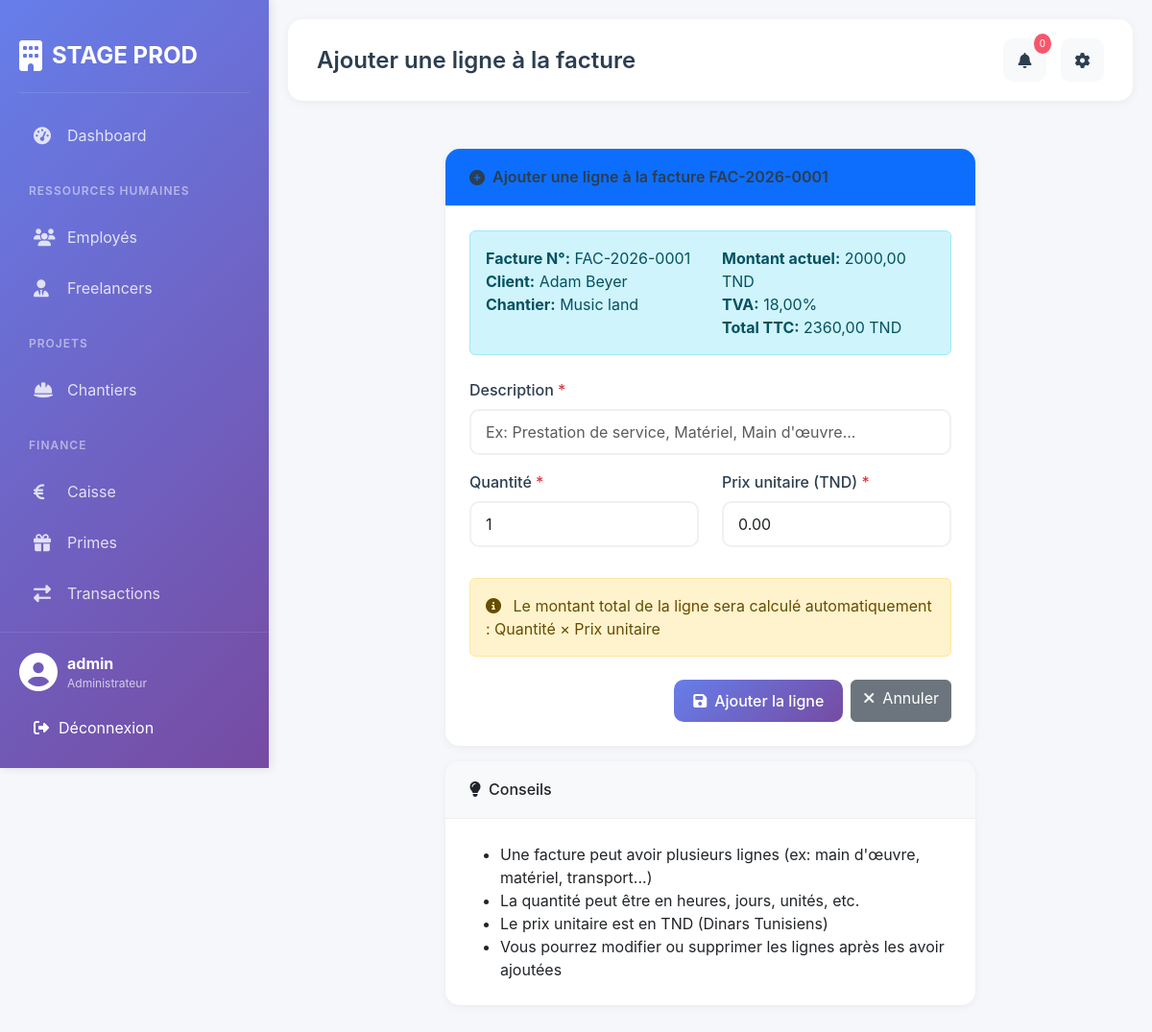
The page /factures/1/lignes/ajouter/ (signed in) on the database its author committed.
### gestion/models.py (models this page shows, shortened)
class Facture(models.Model):
    STATUT_CHOICES = [
        ('BROUILLON', 'Brouillon'),
        ('ENVOYEE', 'Envoyée'),
        ('PAYEE', 'Payée'),
        ('EN_RETARD', 'En retard'),
        ('ANNULEE', 'Annulée'),
    ]
    MODE_PAIEMENT_CHOICES = [
        ('ESPECES', 'Espèces'),
        ('CHEQUE', 'Chèque'),
        ('VIREMENT', 'Virement bancaire'),
        ('CARTE', 'Carte bancaire'),
        ('AUTRE', 'Autre'),
    ]
    numero_facture = models.CharField(max_length=50, unique=True, blank=True)
    chantier = models.ForeignKey(Chantier, on_delete=models.CASCADE, related_name='factures')
    date_emission = models.DateField(auto_now_add=True)  # ← Ce champ est automatique
    date_echeance = models.DateField()
    date_paiement = models.DateField(null=True, blank=True)
    montant_ht = models.DecimalField(max_digits=12, decimal_places=2)
    tva = models.DecimalField(max_digits=5, decimal_places=2, default=20.0)
    montant_ttc = models.DecimalField(max_digits=12, decimal_places=2, blank=True, null=True)
    statut = models.CharField(max_length=20, choices=STATUT_CHOICES, default='BROUILLON')
    mode_paiement = models.CharField(max_length=20, choices=MODE_PAIEMENT_CHOICES, null=True, blank=True)
    client_nom = models.CharField(max_length=200)
    client_adresse = models.TextField()
    client_telephone = models.CharField(max_length=20)
    client_email = models.EmailField()
    societe_nom = models.CharField(max_length=200, default="STAGE PROD")
    societe_adresse = models.TextField(default="123 Rue de l'Entreprise, 75000 Paris")
    societe_telephone = models.CharField(max_length=20, default="01 23 45 67 89")
    societe_email = models.EmailField(default="contact@stageprod.fr")
    societe_siret = models.CharField(max_length=20, default="123 456 789 00012")
    fichier_pdf = models.FileField(upload_to='factures/', blank=True, null=True)
    notes = models.TextField(blank=True, null=True)
    conditions = models.TextField(default="Paiement à réception sous 30 jours")
    created_at = models.DateTimeField(auto_now_add=True)
    updated_at = models.DateTimeField(auto_now=True)
    class Meta:
        ordering = ['-date_emission']

class Chantier(models.Model):
    STATUT_CHOICES = [
        ('EN_COURS', 'En cours'),
        ('TERMINE', 'Terminé'),
        ('ANNULE', 'Annulé'),
        ('PREVU', 'Prévu'),
    ]
    TYPE_CHANTIER_CHOICES = [
        ('CONGRES', 'Congrès'),
        ('FESTIVAL', 'Festival'),
        ('AUTRE', 'Autre'),
    ]
    nom = models.CharField(max_length=200)
    type_chantier = models.CharField(max_length=20, choices=TYPE_CHANTIER_CHOICES)
    description = models.TextField()
    date_debut = models.DateField()
    date_fin = models.DateField()
    lieu = models.CharField(max_length=200)
    client_nom = models.CharField(max_length=200)
    client_telephone = models.CharField(max_length=20)
    client_email = models.EmailField()
    montant_total = models.DecimalField(max_digits=12, decimal_places=2, default=0)
    statut = models.CharField(max_length=20, choices=STATUT_CHOICES, default='PREVU')
    employes = models.ManyToManyField(Employe, through='AffectationChantier')
    freelancers = models.ManyToManyField(Freelancer, through='AffectationFreelancer')
    notes = models.TextField(blank=True)

### gestion/views.py (the view)
# urls.py: path('factures/<int:pk>/lignes/ajouter/', views.ajouter_ligne_facture, name='ajouter_ligne_facture'),
@login_required
def ajouter_ligne_facture(request, pk):
    facture = get_object_or_404(Facture, pk=pk)
    if request.method == 'POST':
        form = LigneFactureForm(request.POST)
        if form.is_valid():
            ligne = form.save(commit=False)
            ligne.facture = facture
            ligne.save()
            total = facture.lignes.aggregate(total=models.Sum('montant'))['total'] or 0
            facture.montant_ht = total
            facture.montant_ttc = total * (1 + facture.tva / 100)
            facture.save()
            messages.success(request, 'Ligne ajoutée avec succès')
            return redirect('detail_facture', pk=facture.pk)
    else:
        form = LigneFactureForm()
    context = {
        'form': form,
        'facture': facture,
    }
    return render(request, 'chantiers/ajouter_ligne_facture.html', context)

### gestion/forms.py
class LigneFactureForm(forms.ModelForm):
    class Meta:
        model = LigneFacture
        fields = ['description', 'quantite', 'prix_unitaire']
        widgets = {
            'description': forms.TextInput(attrs={'class': 'form-control', 'placeholder': 'Description...'}),
            'quantite': forms.NumberInput(attrs={'class': 'form-control', 'step': '0.01', 'min': '0.01'}),
            'prix_unitaire': forms.NumberInput(attrs={'class': 'form-control', 'step': '0.01', 'min': '0'}),
        }

### templates/chantiers/ajouter_ligne_facture.html (shortened to what this page needs)
{% extends 'base.html' %}
{% load crispy_forms_tags %}
{% block page_title %}Ajouter une ligne à la facture{% endblock %}
{% block content %}
<div class="row justify-content-center">
    <div class="col-md-8">
        <div class="card">
            <div class="card-header bg-primary text-white">
                <h5 class="mb-0">
                    <i class="fas fa-plus-circle me-2"></i>
                    Ajouter une ligne à la facture {{ facture.numero_facture }}
                </h5>
            </div>
            <div class="card-body">
                <div class="alert alert-info mb-4">
                    <div class="row">
                        <div class="col-md-6">
                            <strong>Facture N°:</strong> {{ facture.numero_facture }}<br>
                            <strong>Client:</strong> {{ facture.client_nom }}<br>
                            <strong>Chantier:</strong> {{ facture.chantier.nom }}
                        </div>
                        <div class="col-md-6">
                            <strong>Montant actuel:</strong> {{ facture.montant_ht }} TND<br>
                            <strong>TVA:</strong> {{ facture.tva }}%<br>
                            <strong>Total TTC:</strong> {{ facture.montant_ttc }} TND
                        </div>
                    </div>
                </div>
                <form method="post">
                    <div class="row">
                        <div class="col-md-12 mb-3">
                            <label class="form-label">Description <span class="text-danger">*</span></label>
                            <input type="text" name="description" class="form-control"
                                   placeholder="Ex: Prestation de service, Matériel, Main d'œuvre..." required>
                        </div>
                    </div>
                    <div class="row">
                        <div class="col-md-6 mb-3">
                            <label class="form-label">Quantité <span class="text-danger">*</span></label>
                            <input type="number" name="quantite" class="form-control"
                                   step="0.01" min="0.01" value="1" required>
                        </div>
                        <div class="col-md-6 mb-3">
                            <label class="form-label">Prix unitaire (TND) <span class="text-danger">*</span></label>
                            <input type="number" name="prix_unitaire" class="form-control"
                                   step="0.01" min="0" value="0.00" required>
                        </div>
                    </div>
                    <div class="alert alert-warning mt-3">
                        <i class="fas fa-info-circle me-2"></i>
                        Le montant total de la ligne sera calculé automatiquement : Quantité × Prix unitaire
                    </div>
                    <div class="d-flex justify-content-end gap-2 mt-4">
                        <button type="submit" class="btn btn-primary">
                            <i class="fas fa-save me-2"></i>Ajouter la ligne
                        </button>
                        <a href="{% url 'detail_facture' facture.pk %}" class="btn btn-secondary">
                            <i class="fas fa-times me-2"></i>Annuler
                        </a>
                    </div>
                </form>
            </div>
        </div>
        <div class="card mt-3">
            <div class="card-header bg-light">
                <h6 class="mb-0"><i class="fas fa-lightbulb me-2"></i>Conseils</h6>
            </div>
            <div class="card-body">
                <ul class="mb-0">
                    <li>Une facture peut avoir plusieurs lignes (ex: main d'œuvre, matériel, transport...)</li>
                    <li>La quantité peut être en heures, jours, unités, etc.</li>
                    <li>Le prix unitaire est en TND (Dinars Tunisiens)</li>
                    <li>Vous pourrez modifier ou supprimer les lignes après les avoir ajoutées</li>
                </ul>
            </div>
        </div>
    </div>
</div>
{% endblock %}

### templates/base.html (shortened to what this page needs)
<!doctype html>
<html lang="fr">
  <head>
    <link
      href="https://cdn.jsdelivr.net/npm/bootstrap@5.3.0/dist/css/bootstrap.min.css"
      rel="stylesheet"
    />
    <link
      rel="stylesheet"
      href="https://cdnjs.cloudflare.com/ajax/libs/font-awesome/6.4.0/css/all.min.css"
    />
    {% load static %}
    <link rel="stylesheet" href="{% static 'css/style.css' %}" />
  </head>
  <body>
    <div class="sidebar">
      <div class="sidebar-brand">
        <i class="fas fa-building"></i>
        <span>STAGE PROD</span>
      </div>
      <div class="sidebar-menu">
        <div
          class="menu-item {% if request.resolver_match.url_name == 'dashboard' %}active{% endif %}"
        >
          <a href="{% url 'dashboard' %}">
            <i class="fas fa-tachometer-alt"></i>
            <span>Dashboard</span>
          </a>
        </div>
        <div class="menu-divider">Ressources Humaines</div>
        <div class="menu-item">
          <a href="{% url 'liste_employes' %}">
            <i class="fas fa-users"></i>
            <span>Employés</span>
          </a>
        </div>
        <div class="menu-item">
          <a href="{% url 'liste_freelancers' %}">
            <i class="fas fa-user-tie"></i>
            <span>Freelancers</span>
          </a>
        </div>
        <div class="menu-divider">Projets</div>
        <div class="menu-item">
          <a href="{% url 'liste_chantiers' %}">
            <i class="fas fa-hard-hat"></i>
            <span>Chantiers</span>
          </a>
        </div>
        <div class="menu-divider">Finance</div>
        <div class="menu-item">
          <a href="{% url 'finance_dashboard' %}">
            <i class="fas fa-euro-sign"></i>
            <span>Caisse</span>
          </a>
        </div>
        <div class="menu-item">
          <a href="{% url 'liste_primes' %}">
            <i class="fas fa-gift"></i>
            <span>Primes</span>
          </a>
        </div>
        <div class="menu-item">
          <a href="{% url 'liste_transactions' %}">
            <i class="fas fa-exchange-alt"></i>
            <span>Transactions</span>
          </a>
        </div>
      </div>
      <div class="sidebar-footer">
        <div class="user-info">
          <i class="fas fa-user-circle"></i>
          <div>
            <strong>{{ user.username }}</strong>
            <small>Administrateur</small>
          </div>
        </div>
        <form method="post" action="{% url 'logout' %}" style="display: inline">
          <button
            type="submit"
            class="logout-btn"
            style="
              width: 100%;
              border: none;
              background: none;
              padding: 10px 15px;
              color: white;
              text-align: left;
              cursor: pointer;
            "
          >
            <i class="fas fa-sign-out-alt"></i>
            Déconnexion
          </button>
        </form>
      </div>
    </div>
    <div class="main-content">
      <div class="top-header">
        <div class="header-title">
          {% block page_title %}Dashboard{% endblock %}
        </div>
        <div class="header-actions">
          <div class="dropdown">
            <button
              class="btn btn-light position-relative"
              type="button"
              id="notificationDropdown"
              data-bs-toggle="dropdown"
              aria-expanded="false"
            >
              <i class="fas fa-bell"></i>
              <span class="notification-badge" id="notificationCount">0</span>
            </button>
          </div>
          <div class="dropdown">
            <button
              class="btn btn-light"
              type="button"
              id="settingsDropdown"
              data-bs-toggle="dropdown"
              aria-expanded="false"
            >
              <i class="fas fa-cog"></i>
            </button>
          </div>
        </div>
      </div>
      <div class="content">{% block content %}{% endblock %}</div>
    </div>
  </body>
</html>

### static/css/style.css (style rules this page uses)
:root { --primary-color: #667eea; --secondary-color: #764ba2; --success-color: #43e97b; --danger-color: #f5576c; --warning-color: #ff9a44; --info-color: #4facfe; --dark: #2c3e50; --light: #f8f9fa; }
* { margin: 0; padding: 0; box-sizing: border-box; }
body { font-family: 'Inter', sans-serif; background: #f5f7fa; display: flex; min-height: 100vh; }
.sidebar { width: 280px; background: linear-gradient(135deg, #667eea 0%, #764ba2 100%); color: white; position: fixed; height: 100vh; left: 0; top: 0; overflow-y: auto; padding: 20px; box-shadow: 2px 0 10px rgba(0,0,0,0.1); z-index: 1000; }
.sidebar-brand { display: flex; align-items: center; gap: 10px; font-size: 24px; font-weight: 700; padding: 20px 0; border-bottom: 1px solid rgba(255,255,255,0.1); margin-bottom: 20px; }
.sidebar-brand i { font-size: 32px; }
.sidebar-menu { display: flex; flex-direction: column; gap: 5px; }
.menu-divider { font-size: 12px; text-transform: uppercase; letter-spacing: 1px; color: rgba(255,255,255,0.5); padding: 20px 10px 10px; font-weight: 600; }
.menu-item { border-radius: 10px; transition: all 0.3s; }
.menu-item a { display: flex; align-items: center; gap: 15px; padding: 12px 15px; color: rgba(255,255,255,0.8); text-decoration: none; transition: all 0.3s; }
.menu-item a i { width: 20px; font-size: 18px; }
.sidebar-footer { position: absolute; bottom: 0; left: 0; right: 0; padding: 20px; border-top: 1px solid rgba(255,255,255,0.1); }
.user-info { display: flex; align-items: center; gap: 10px; margin-bottom: 15px; }
.user-info i { font-size: 40px; }
.user-info div { display: flex; flex-direction: column; }
.user-info small { color: rgba(255,255,255,0.7); font-size: 12px; }
.logout-btn { display: flex; align-items: center; gap: 10px; padding: 10px 15px; background: rgba(255,255,255,0.1); border-radius: 8px; color: white; text-decoration: none; transition: all 0.3s; }
.main-content { flex: 1; margin-left: 280px; padding: 20px; }
.top-header { display: flex; justify-content: space-between; align-items: center; padding: 20px 30px; background: white; border-radius: 15px; margin-bottom: 30px; box-shadow: 0 2px 10px rgba(0,0,0,0.05); }
.header-title { font-size: 24px; font-weight: 600; color: var(--dark); }
.header-actions { display: flex; gap: 15px; }
.header-actions .btn { width: 45px; height: 45px; border-radius: 10px; display: flex; align-items: center; justify-content: center; background: #f8f9fa; border: none; color: var(--dark); position: relative; }
.notification-badge { position: absolute; top: -5px; right: -5px; background: var(--danger-color); color: white; font-size: 10px; padding: 3px 6px; border-radius: 50%; }
.content { padding: 20px; background: transparent; }
.card { background: white; border-radius: 15px; border: none; box-shadow: 0 2px 10px rgba(0,0,0,0.05); overflow: hidden; }
.card-header { background: white; border-bottom: 1px solid #f0f0f0; padding: 20px 25px; display: flex; justify-content: space-between; align-items: center; }
.card-header h5 { margin: 0; font-size: 16px; font-weight: 600; color: var(--dark); display: flex; align-items: center; }
.card-body { padding: 25px; }
.form-label { font-weight: 500; color: var(--dark); margin-bottom: 8px; }
.form-control, .form-select { border: 2px solid #f0f0f0; border-radius: 10px; padding: 10px 15px; transition: all 0.3s; }
.btn-primary { background: linear-gradient(135deg, #667eea 0%, #764ba2 100%); border: none; padding: 10px 20px; border-radius: 10px; font-weight: 500; transition: all 0.3s; }

### rows shown on the page
Facture: numero_facture "FAC-2026-0001", client_nom "Adam Beyer", chantier.nom "Music land", montant_ht "2000,00", tva "18,00", montant_ttc "2360,00"

### other values the page prints
{{ user.username }} "admin"
